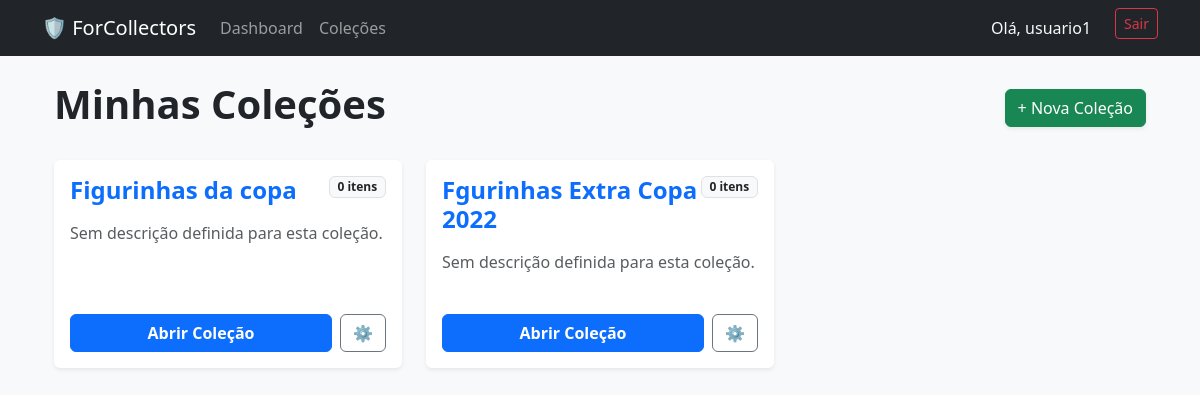
The page / (signed in) on the database as committed earlier.
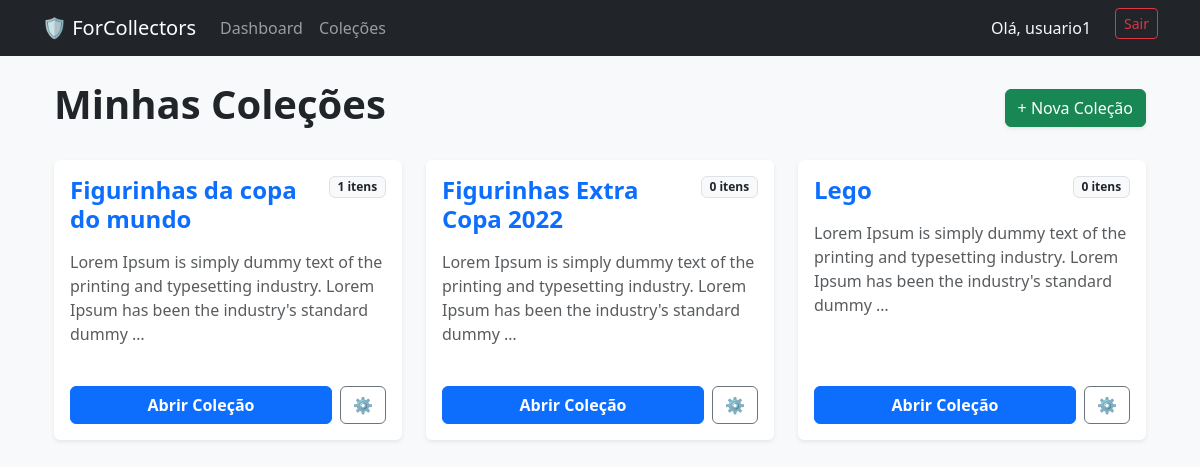
The same page on the database as committed later.
### albums/models.py (models this page shows, shortened)
class Collection(models.Model):
    name = models.CharField(max_length=100, verbose_name="Nome da Coleção")
    description = models.TextField(blank=True, null=True, verbose_name="Descrição")
    owner = models.ForeignKey(User, on_delete=models.CASCADE, related_name='collections')
    created_at = models.DateTimeField(auto_now_add=True)

### albums/views.py (the view)
# urls.py: path('', views.album_list, name='album_list'),
@login_required
def album_list(request):
    my_collections = Collection.objects.filter(owner=request.user)
    return render(request, 'albums/album_list.html', {'collections': my_collections})

### albums/templates/albums/album_list.html (shortened to what this page needs)
{% extends 'base.html' %}
{% block content %}
<div class="container mt-4">
    <div class="d-flex justify-content-between align-items-center mb-4">
        <h1 class="fw-bold">Minhas Coleções</h1>
        <a href="{% url 'collection_create' %}" class="btn btn-success shadow-sm">
            + Nova Coleção
        </a>
    </div>
    <div class="row g-4">
        {% for collection in collections %}
            <div class="col-md-6 col-lg-4">
                <div class="card h-100 shadow-sm border-0">
                    <div class="card-body d-flex flex-column">
                        <div class="d-flex justify-content-between align-items-start mb-2">
                            <h4 class="card-title fw-bold mb-0 text-primary">{{ collection.name }}</h4>
                            <span class="badge bg-light text-dark border">{{ collection.items.count }} itens</span>
                        </div>
                        <p class="card-text text-muted flex-grow-1 mt-2">
                            {{ collection.description|default:"Sem descrição definida para esta coleção."|truncatewords:20 }}
                        </p>
                        <div class="mt-4 d-flex gap-2">
                            <a href="{% url 'collection_detail' collection.pk %}" class="btn btn-primary w-100 fw-bold">
                                Abrir Coleção
                            </a>
                            <a href="{% url 'collection_update' collection.pk %}" class="btn btn-outline-secondary" title="Editar Coleção">
                                ⚙️
                            </a>
                        </div>
                    </div>
                </div>
            </div>
        {% endfor %}
    </div>
</div>
{% endblock %}

Rows that differ between the two databases and show on the page:
changed Collection: name "Figurinhas da copa" → "Figurinhas da copa do mundo"; items.count "0" → "1"; description "Sem descrição definida para esta coleção." → "Lorem Ipsum is simply dummy text of the printing and typesetting industry. Lorem Ipsum has been the industry's standard dummy …"
changed Collection: name "Fgurinhas Extra Copa 2022" → "Figurinhas Extra Copa 2022"; description "Sem descrição definida para esta coleção." → "Lorem Ipsum is simply dummy text of the printing and typesetting industry. Lorem Ipsum has been the industry's standard dummy …"
added Collection: name "Lego", items.count "0", description "Lorem Ipsum is simply dummy text of the printing and typesetting industry. Lorem Ipsum has been the industry's standard dummy …"
